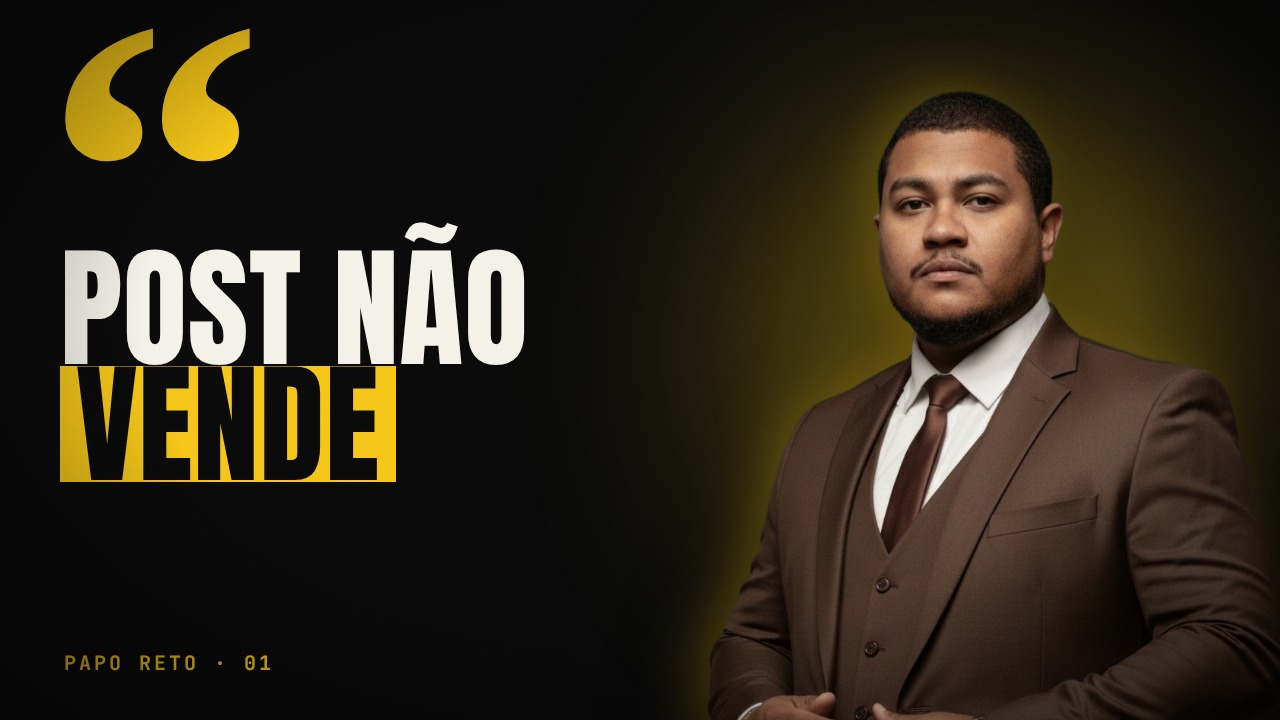
#> input picture agencia/marca-lindson/youtube/pecas/thumb-1-papo-reto.jpg, 1280 x 720 px, given in place of banner.jpg, which was not available
$ python previa.py
#> lines starting #> are read from the running program, lines starting #| are printed output that depends on the picture; after the words box and inside, x2 and y2 are one past the last pixel; in counts of white or black regions, pixels touching at a corner belong together
# Prévia: banner + avatar + 3 thumbs numa folha (conta Zuleide 18/11/2026)
from PIL import Image, ImageDraw
import os
P = os.path.join(os.path.dirname(os.path.abspath(__file__)), '..', 'pecas')
o = lambda n: Image.open(os.path.join(P, n))
c = Image.new('RGB', (2000, 1300), '#1c1d21'); c.paste(o('banner.jpg').resize((1440, 810)), (40, 40))
#> after `c = Image.new('RGB', (2000, 1300), '#1c1d21')`:
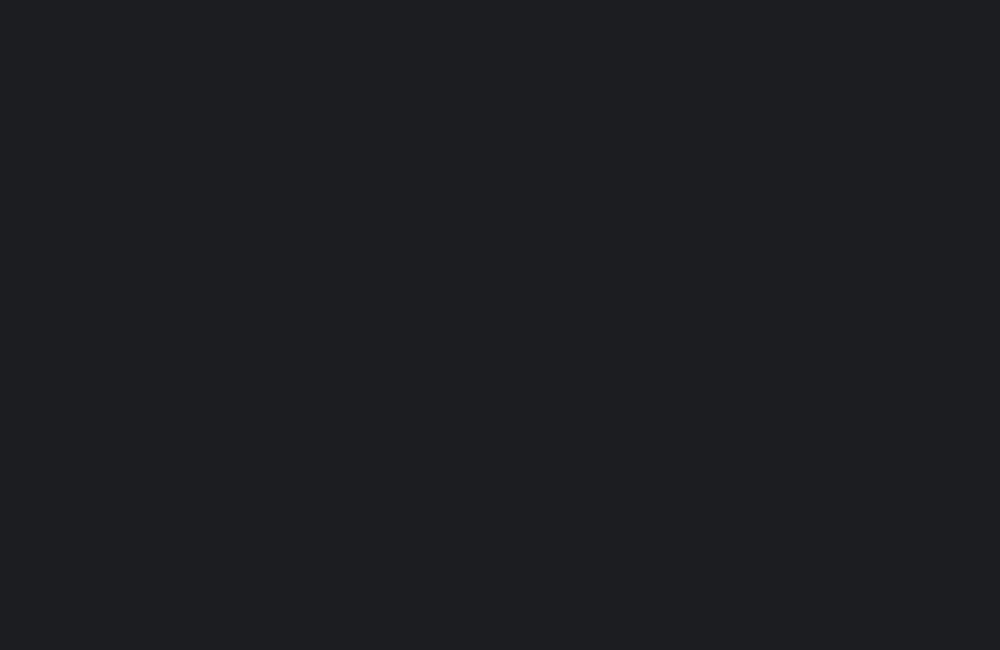
#> c: PIL image 2000x1300 RGB (shown at 1/2 size); mean R, G, B 28, 29, 33
#> after `c.paste(o('banner.jpg').resize((1440, 810)), (40, 40))`:
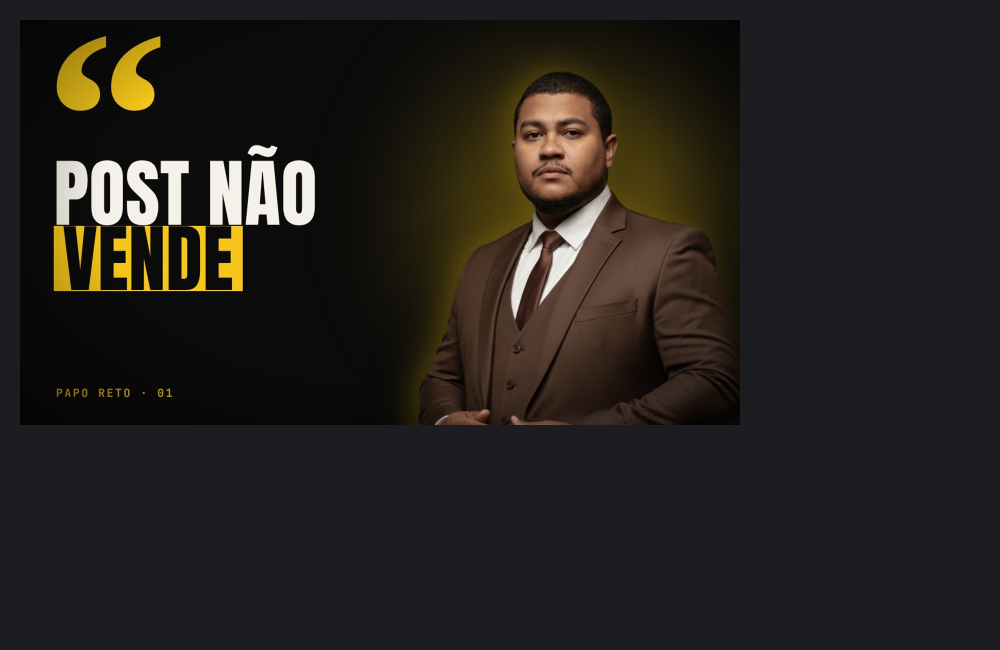
#> c: PIL image 2000x1300 RGB (shown at 1/2 size); mean R, G, B 36.7, 33.9, 30.3
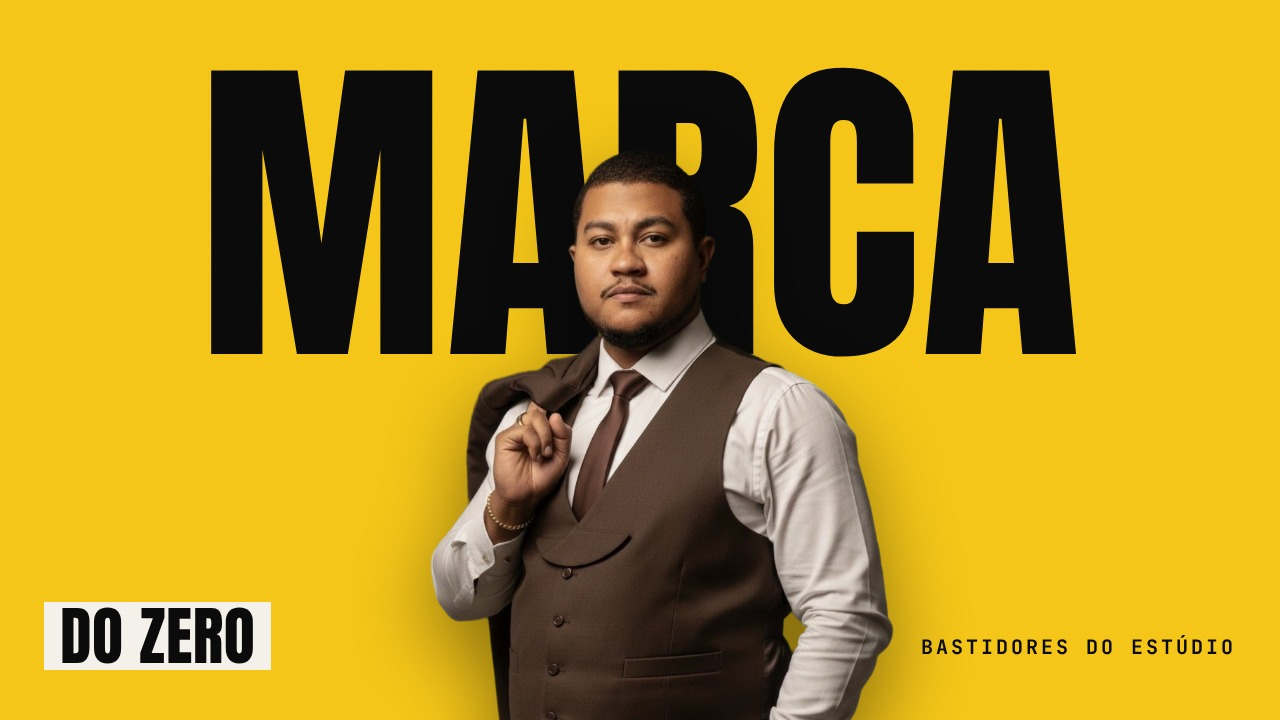
#> input picture agencia/marca-lindson/youtube/pecas/thumb-3-bastidores.jpg, 1280 x 720 px, given in place of avatar.jpg, which was not available
a = o('avatar.jpg').resize((440, 440)); m = Image.new('L', (440, 440), 0); ImageDraw.Draw(m).ellipse((0, 0, 440, 440), fill=255); c.paste(a, (1520, 40), m)
#> after `a = o('avatar.jpg').resize((440, 440))`:
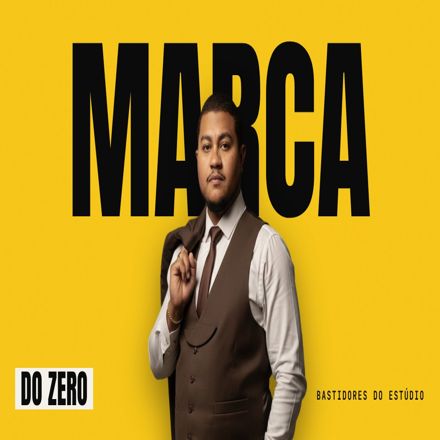
#> a: PIL image 440x440 RGB; mean R, G, B 175.5, 142.4, 33.3
#> after `m = Image.new('L', (440, 440), 0)`: m: PIL image 440x440 L; every value is 0
#> after `ImageDraw.Draw(m).ellipse((0, 0, 440, 440), fill=255)`:
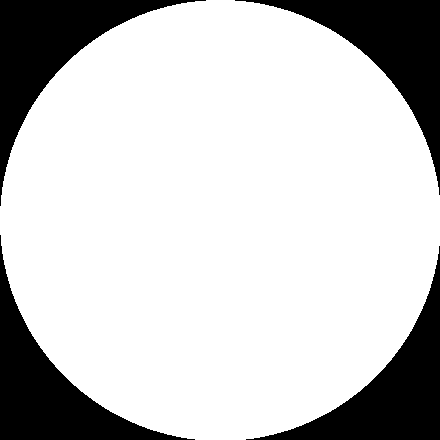
#> m: PIL image 440x440 L; 78.8% white; 4 black regions, box (x1, y1, x2, y2) and area: (0, 0, 206, 206) 10453, (235, 0, 440, 195) 10247, (0, 235, 195, 440) 10247, (246, 246, 440, 440) 10042
#> after `c.paste(a, (1520, 40), m)`:
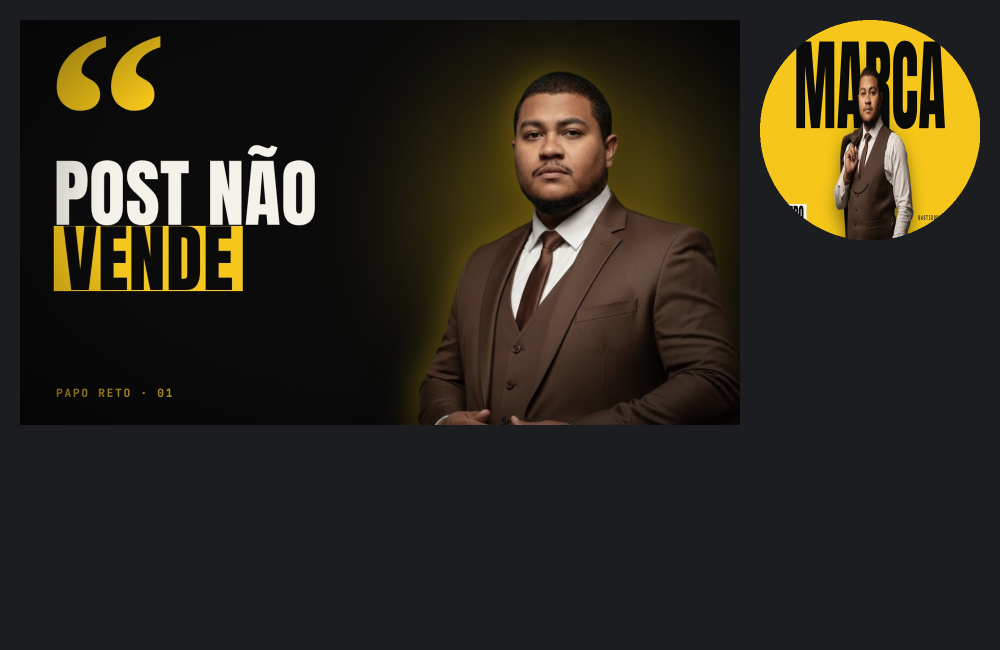
#> c: PIL image 2000x1300 RGB (shown at 1/2 size); mean R, G, B 44.4, 39.8, 30.3
#> (the run stopped early here; a loop or call above may not have finished)
